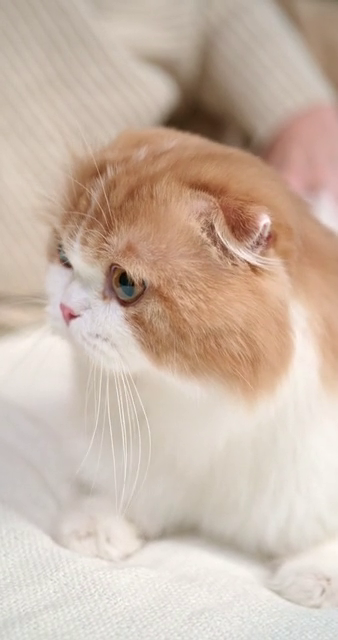
#> input picture frame 60 of OpenCV practice/video.mp4, 338 x 640 px, given in place of city.mp4, which was not available
$ jupyter execute '19. 퀴즈.ipynb'   (text cells are left out)
#> lines starting #> are read from the running program, lines starting #| are printed output that depends on the picture
[cell 1]
import cv2

cap = cv2.VideoCapture('city.mp4')

fourcc = cv2.VideoWriter.fourcc(*'DIVX')
width = round(cap.get(cv2.CAP_PROP_FRAME_WIDTH))
height = round(cap.get(cv2.CAP_PROP_FRAME_HEIGHT))
fps = cap.get(cv2.CAP_PROP_FPS)

out = cv2.VideoWriter('city_output.avi', fourcc, fps * 4, (height, width))

while cap.isOpened() :
    ret, frame = cap.read()
#> frame is the input picture: shape (640, 338, 3); mean B, G, R 168.6, 183.4, 202.7
    if not ret :
        break

    rotate_270 = cv2.rotate(frame, cv2.ROTATE_90_COUNTERCLOCKWISE)
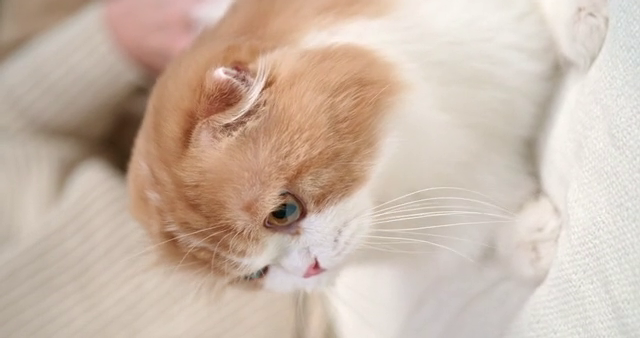
#> rotate_270: shape (338, 640, 3); mean B, G, R 168.6, 183.4, 202.7

    out.write(rotate_270)

    cv2.imshow('video', rotate_270)

    if cv2.waitKey(1) == ord('q'):
#> (key q is pressed here)
        break

out.release()
cap.release()
cv2.destroyAllWindows()


$ run again, starting later in the video
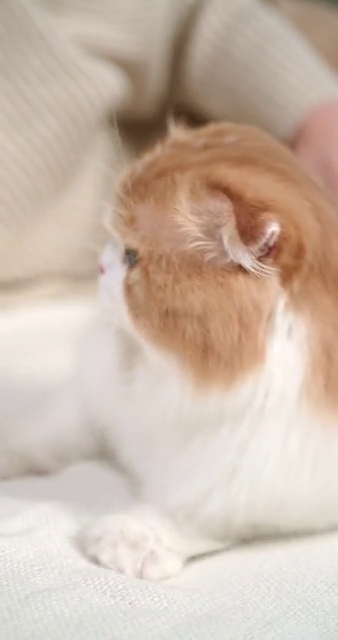
#> input picture frame 273 of OpenCV practice/video.mp4, 338 x 640 px, given in place of city.mp4, which was not available
#> frame is the input picture: shape (640, 338, 3); mean B, G, R 170.7, 185.1, 203.5
#> `rotate_270 = cv2.rotate(frame, cv2.ROTATE_90_COUNTERCLOCKWISE)`:
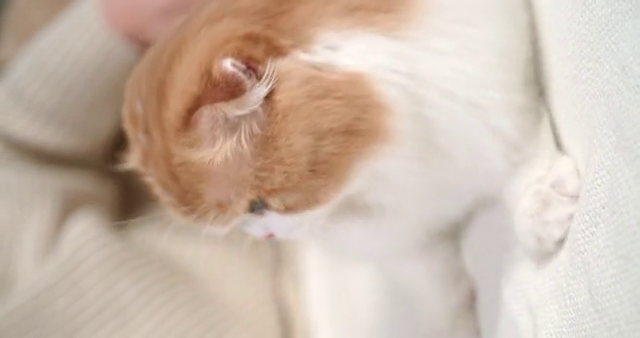
#> rotate_270: shape (338, 640, 3); mean B, G, R 170.7, 185.1, 203.5

$ run again, starting later in the video
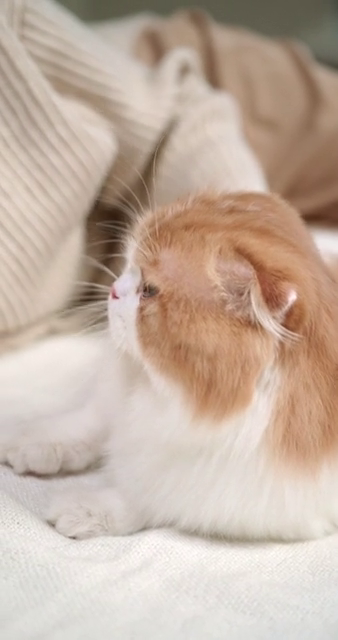
#> input picture frame 486 of OpenCV practice/video.mp4, 338 x 640 px, given in place of city.mp4, which was not available
#> frame is the input picture: shape (640, 338, 3); mean B, G, R 162.5, 176.8, 195.8
#> `rotate_270 = cv2.rotate(frame, cv2.ROTATE_90_COUNTERCLOCKWISE)`:
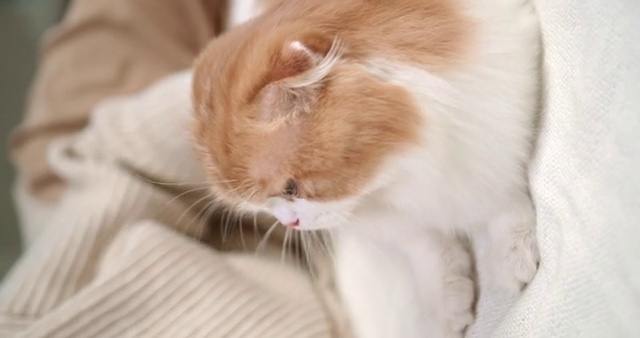
#> rotate_270: shape (338, 640, 3); mean B, G, R 162.5, 176.8, 195.8
